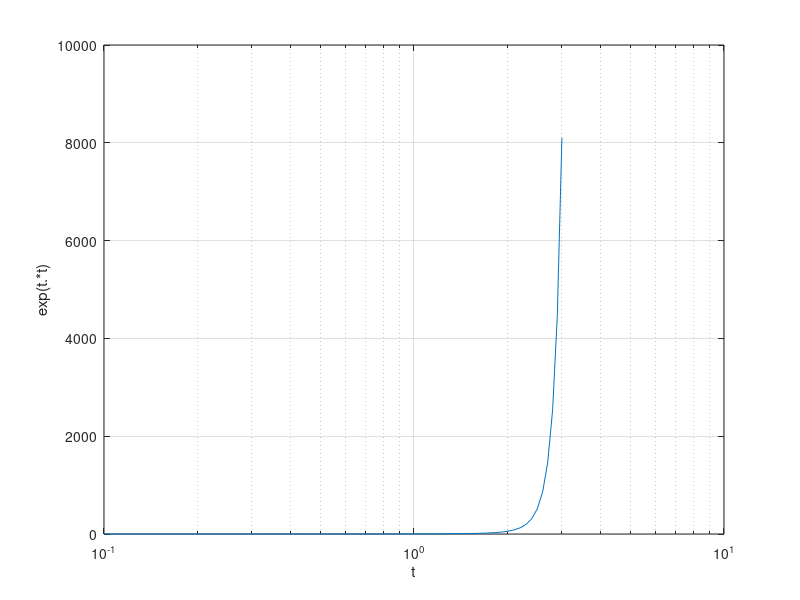

The MATLAB source for this figure:
% L2_9: Illustration of semilogx 
% Copyright S. Nakamura, 1995
set(gcf, 'NumberTitle','off','Name', 'Plotted by List 2.9')

clear,clf,hold off
t = .1:.1:3;
semilogx(t,exp(t.*t))
grid
xlabel('t'); ylabel('exp(t.*t)');
